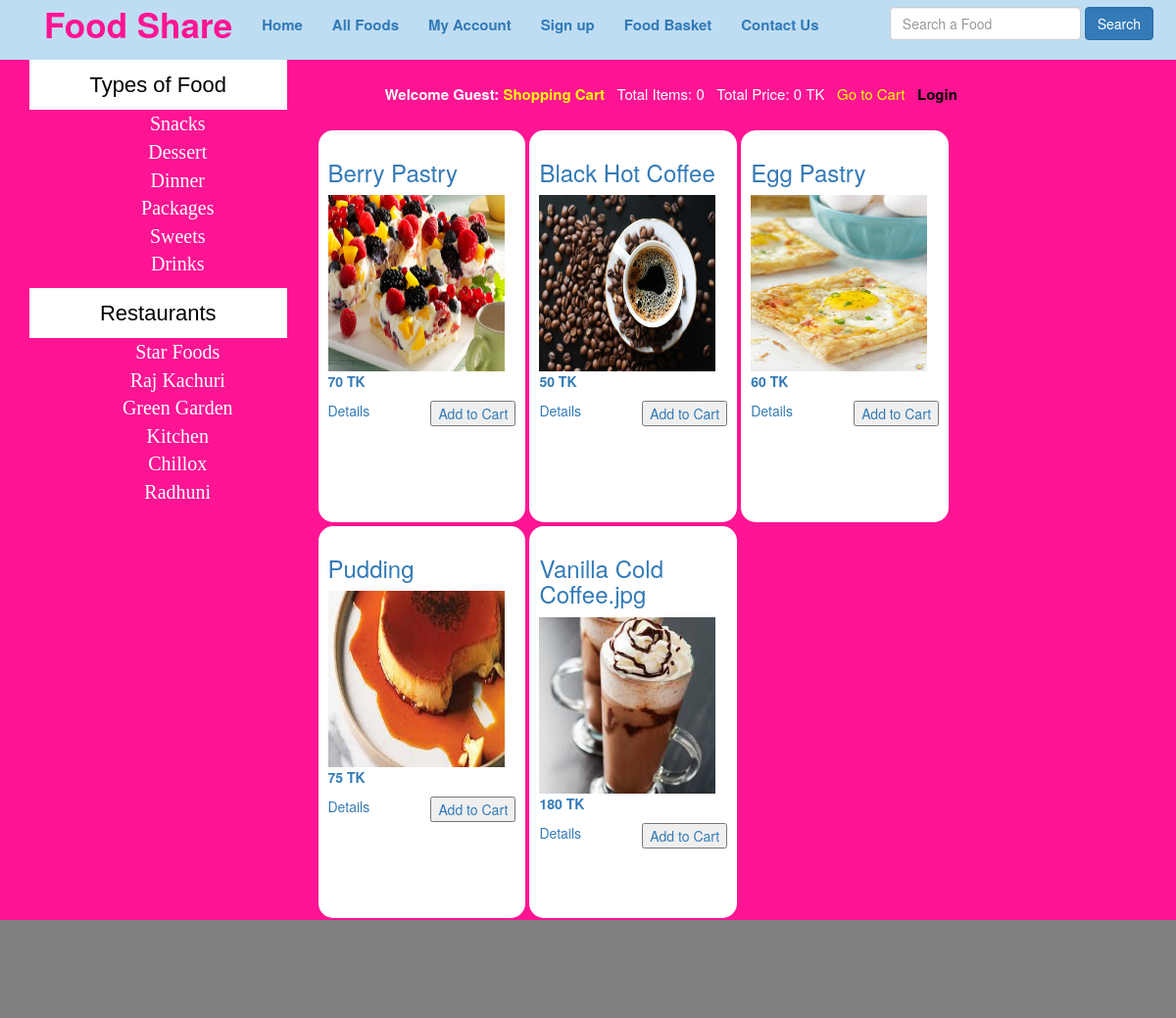
Screenshot of /index.php?brand=3 with the database file from the repository.
### tables this page shows
CREATE TABLE `categories` (
  `cat_id` int(100) NOT NULL,
  `cat_title` text NOT NULL
);

CREATE TABLE `brands` (
  `brand_id` int(100) NOT NULL,
  `brand_title` text NOT NULL
);

CREATE TABLE `products` (
  `product_id` int(100) NOT NULL,
  `product_cat` int(100) NOT NULL,
  `product_brand` int(100) NOT NULL,
  `product_title` varchar(255) NOT NULL,
  `product_price` int(100) NOT NULL,
  `product_desc` text NOT NULL,
  `product_image` text NOT NULL,
  `product_keywords` text NOT NULL
);

### functions/functions.php (the view, shortened to what this page needs)
<?php
    $con = mysqli_connect ("localhost","root","","Food Share");
    function getIp(){
        $ip = $_SERVER['REMOTE_ADDR'];
        return $ip;
    }
    function total_items(){
        if(isset($_GET['add_cart'])){
            global $con;
            $ip=getIp();
            $get_items = "select * from cart where ip_add='$ip'";
            $run_items = mysqli_query($con, $get_items);
            $count_items = mysqli_num_rows($run_items);
        } else {
            global $con;
            $ip=getIp();
            $get_items = "select * from cart where ip_add='$ip'";
            $run_items = mysqli_query($con, $get_items);
            $count_items = mysqli_num_rows($run_items);
        }
        echo $count_items;
    }
    function total_price(){
        $total=0;
        echo $total;
    }
    function getCats (){
        global $con;
        $get_cats = "select * from categories";
        $run_cats = mysqli_query($con, $get_cats);
        while ($row_cats=mysqli_fetch_array($run_cats)){
            $cat_id = $row_cats['cat_id'];
            $cat_title = $row_cats['cat_title'];
            echo "<li><a href='index.php?cat=$cat_id'>$cat_title</a></li>";
        }
    }
    function getBrands (){
        global $con;
        $get_brands = "select * from brands";
        $run_brands = mysqli_query($con, $get_brands);
        while ($row_brands=mysqli_fetch_array($run_brands)){
            $brand_id = $row_brands['brand_id'];
            $brand_title = $row_brands['brand_title'];
            echo "<li><a href='index.php?brand=$brand_id'>$brand_title</a></li>";
        }
    }
function getBrandPro(){
        if(isset($_GET['brand'])){
            $brand_id=$_GET['brand'];
            global $con;
            $get_brand_pro = "select * from products where product_brand='$brand_id'";
            $run_brand_pro = mysqli_query($con, $get_brand_pro);
            $count_brand = mysqli_num_rows($run_brand_pro);
           if($count_brand==0){
                echo "<h2>There is no product of this brand</h2>";
                }else{ while($row_brand_pro=mysqli_fetch_array($run_brand_pro)){
                $pro_id=$row_brand_pro['product_id'];
                $pro_title=$row_brand_pro['product_title'];
                $pro_price=$row_brand_pro['product_price'];
                $pro_image=$row_brand_pro['product_image'];
                echo "
                    <a href='details.php?pro_id=$pro_id'><div class='col-md-3' style='background-color:white; margin:2px;; border-radius:15px; padding:10px; height:400px;'>
                        <h3>$pro_title</h3>
                        <img src='admin_area/product_images/$pro_image' width='180px' height='180px'/>
                        <p><b> $pro_price TK </b></p>
                        <a href='details.php?pro_id=$pro_id' style='float:left'>Details</a>
                        <a href='index.php?pri_id=$pro_id'><button style='float:right'>Add to Cart</button></a>
                    </div></a>
                ";}
            }
        }
    }
?>

### css/main.css (style rules this page uses)
body { background:skyblue; }
#cats li { list-style: none; display: block; margin 5px; }
#cats a { color: white; padding: 8px; margin: 5px; text-align: center; font-size: 20px; font-family: Comic Sans MS; text-decoration: none; }

### rows the page displays
categories: cat_title "Snacks"
categories: cat_title "Dessert"
categories: cat_title "Dinner"
categories: cat_title "Packages"
categories: cat_title "Sweets"
categories: cat_title "Drinks"
brands: brand_title "Star Foods"
brands: brand_title "Raj Kachuri"
brands: brand_title "Green Garden"
brands: brand_title "Kitchen"
brands: brand_title "Chillox"
brands: brand_title "Radhuni"
products: product_title "Berry Pastry", product_image (picture), product_price "70"
products: product_title "Black Hot Coffee", product_image (picture), product_price "50"
products: product_title "Egg Pastry", product_image (picture), product_price "60"
products: product_title "Pudding", product_image (picture), product_price "75"
products: product_title "Vanilla Cold Coffee.jpg", product_image (picture), product_price "180"

### other values shown
$count_items "0"
$total "0"
